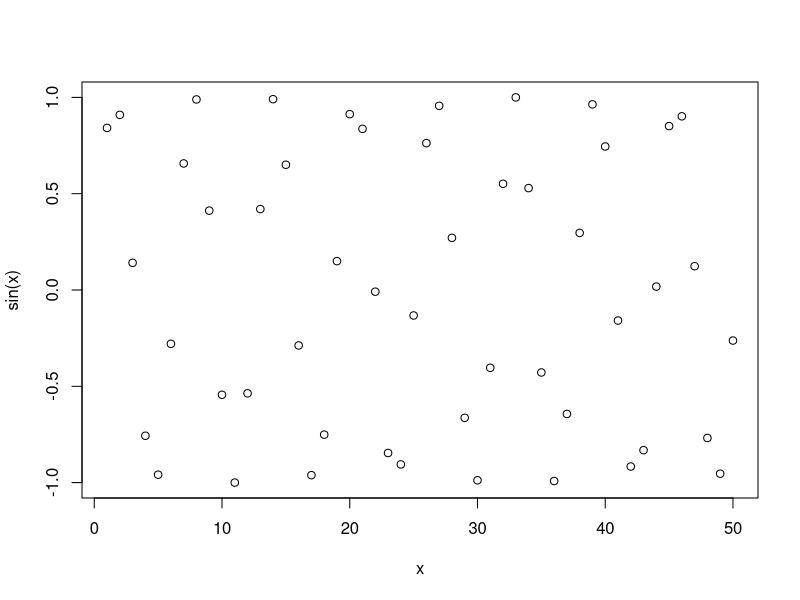
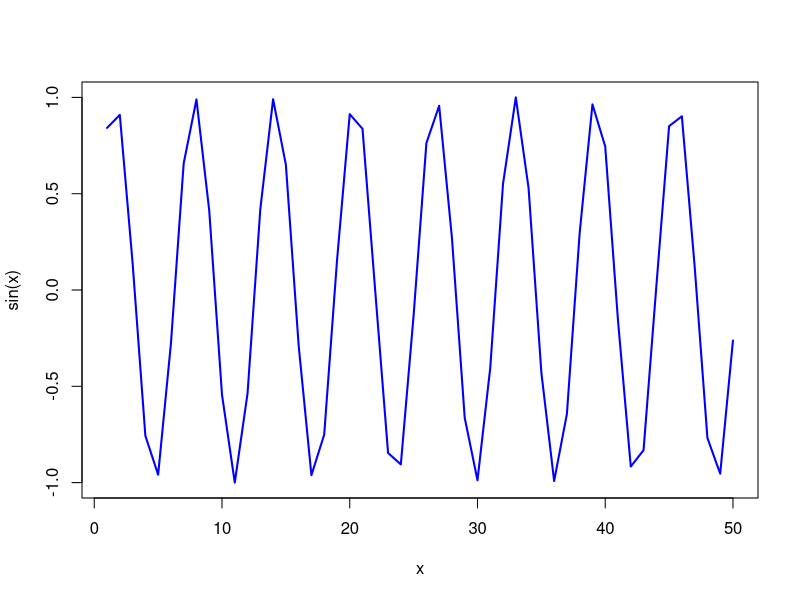

Recreate these plots in R, in order.
# A plot from week 3
x <- 1:50

plot(x, sin(x))

# make this a bit nicer
plot(x, sin(x), type = "l", col = "blue", lwd = 2)
